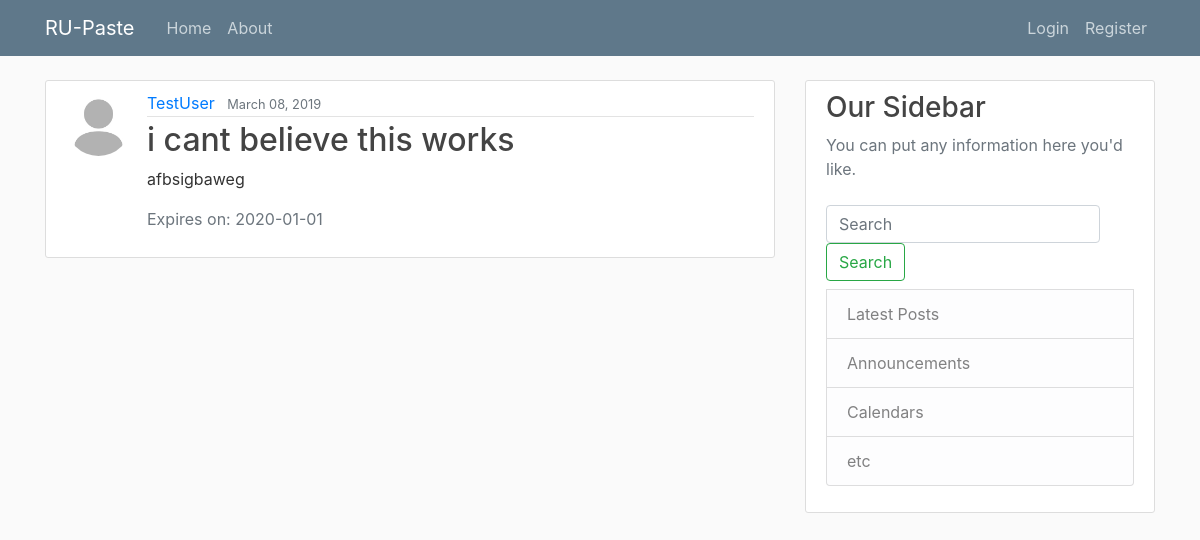
Screenshot of /post/11/ with the database file from the repository.
### blog/models.py (models this page shows, shortened)
class Post(models.Model):
    title = models.CharField(max_length=100)
    content = models.TextField()
    date_posted = models.DateTimeField(default=timezone.now)
    date_expired = models.DateTimeField(auto_now=False, auto_now_add=False, blank=True, default='2020-01-01')
    private = models.BooleanField(default=False)
    author = models.ForeignKey(User, on_delete=models.CASCADE)

### users/models.py (models this page shows, shortened)
class Profile(models.Model):
    user = models.OneToOneField(User, on_delete=models.CASCADE)
    image = models.ImageField(default='default.jpg', upload_to='profile_pics')

### blog/views.py (the view)
# urls.py: path('post/<int:pk>/', PostDetailView.as_view(), name='post-detail'),
class PostDetailView(DetailView):
    model = Post

### blog/templates/blog/post_detail.html (shortened to what this page needs)
{% extends "blog/base.html" %}
{% block content %}
  <article class="media content-section">
    <img class="rounded-circle article-img" src="{{ object.author.profile.image.url }}">
    <div class="media-body">
      <div class="article-metadata">
        <a class="mr-2" href="{% url 'user-posts' object.author.username %}">{{ object.author }}</a>
        <small class="text-muted">{{ object.date_posted|date:"F d, Y" }}</small>
      </div>
      <h2 class="article-title">{{ object.title }}</h2>
      <p class="article-content">{{ object.content }}</p>
      <p class="text-muted ml-0">Expires on: {{ post.date_expired| date:"Y-m-d" }}</p>
    </div>
  </article>
{% endblock content%}

### blog/static/blog/main.css (style rules this page uses)
body { background: #fafafa; color: #333333; margin-top: 5rem; }
h1, h2, h3, h4, h5, h6 { color: #444444; }
.content-section { background: #ffffff; padding: 10px 20px; border: 1px solid #dddddd; border-radius: 3px; margin-bottom: 20px; }
.article-title { color: #444444; }
.article-content { white-space: pre-line; }
.article-img { height: 65px; width: 65px; margin-right: 16px; }
.article-metadata { padding-bottom: 1px; margin-bottom: 4px; border-bottom: 1px solid #e3e3e3 }

### rows the page displays
Post: author.profile.image (placeholder picture), author "TestUser", date_posted "March 08, 2019", title "i cant believe this works", content "afbsigbaweg", date_expired "2020-01-01"
